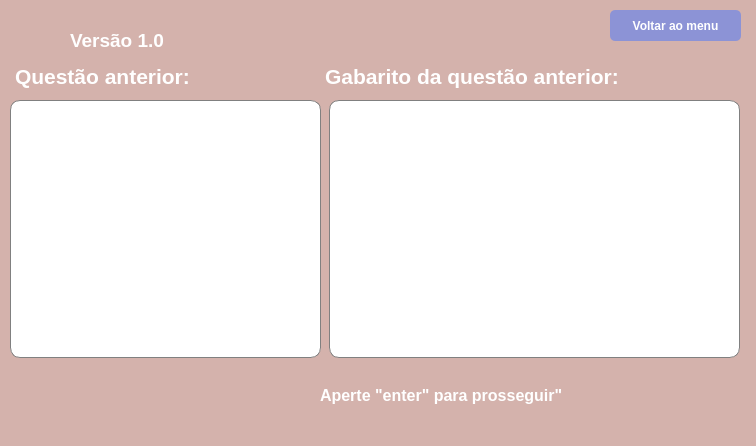
<?xml version="1.0" encoding="UTF-8"?>
<ui version="4.0">
 <class>MainWindow</class>
 <widget class="QMainWindow" name="MainWindow">
  <property name="geometry">
   <rect>
    <x>0</x>
    <y>0</y>
    <width>756</width>
    <height>446</height>
   </rect>
  </property>
  <property name="windowTitle">
   <string>MainWindow</string>
  </property>
  <property name="styleSheet">
   <string notr="true">background-color: rgb(212, 178, 172);</string>
  </property>
  <widget class="QWidget" name="centralwidget">
   <widget class="QLabel" name="versao2">
    <property name="geometry">
     <rect>
      <x>70</x>
      <y>30</y>
      <width>131</width>
      <height>21</height>
     </rect>
    </property>
    <property name="font">
     <font>
      <pointsize>14</pointsize>
      <weight>75</weight>
      <bold>true</bold>
     </font>
    </property>
    <property name="styleSheet">
     <string notr="true">color: rgb(255, 255, 255);</string>
    </property>
    <property name="text">
     <string>Versão 1.0</string>
    </property>
   </widget>
   <widget class="QLabel" name="visor">
    <property name="geometry">
     <rect>
      <x>329</x>
      <y>100</y>
      <width>411</width>
      <height>258</height>
     </rect>
    </property>
    <property name="font">
     <font>
      <pointsize>15</pointsize>
      <weight>50</weight>
      <bold>false</bold>
     </font>
    </property>
    <property name="styleSheet">
     <string notr="true">background-color: rgb(255, 255, 255);
border-radius: 10px;
padding: 10px;
border: 1px solid gray;</string>
    </property>
    <property name="text">
     <string/>
    </property>
    <property name="alignment">
     <set>Qt::AlignLeading|Qt::AlignLeft|Qt::AlignTop</set>
    </property>
    <property name="wordWrap">
     <bool>true</bool>
    </property>
   </widget>
   <widget class="QLabel" name="descricao2">
    <property name="geometry">
     <rect>
      <x>325</x>
      <y>61</y>
      <width>411</width>
      <height>31</height>
     </rect>
    </property>
    <property name="font">
     <font>
      <pointsize>16</pointsize>
      <weight>75</weight>
      <bold>true</bold>
     </font>
    </property>
    <property name="styleSheet">
     <string notr="true">color: rgb(255, 255, 255);</string>
    </property>
    <property name="text">
     <string>Gabarito da questão anterior: </string>
    </property>
   </widget>
   <widget class="QLabel" name="info">
    <property name="geometry">
     <rect>
      <x>320</x>
      <y>380</y>
      <width>321</width>
      <height>31</height>
     </rect>
    </property>
    <property name="font">
     <font>
      <pointsize>12</pointsize>
      <weight>75</weight>
      <bold>true</bold>
     </font>
    </property>
    <property name="styleSheet">
     <string notr="true">color: rgb(255, 255, 255);</string>
    </property>
    <property name="text">
     <string>Aperte &quot;enter&quot; para prosseguir&quot;</string>
    </property>
   </widget>
   <widget class="QLabel" name="icone_enter">
    <property name="geometry">
     <rect>
      <x>650</x>
      <y>377</y>
      <width>38</width>
      <height>38</height>
     </rect>
    </property>
    <property name="text">
     <string/>
    </property>
    <property name="pixmap">
     <pixmap>icones/img.icons8 3.png</pixmap>
    </property>
    <property name="scaledContents">
     <bool>true</bool>
    </property>
   </widget>
   <widget class="QLabel" name="icone_python2">
    <property name="geometry">
     <rect>
      <x>10</x>
      <y>10</y>
      <width>56</width>
      <height>56</height>
     </rect>
    </property>
    <property name="text">
     <string/>
    </property>
    <property name="pixmap">
     <pixmap>icones/ícone python.png</pixmap>
    </property>
    <property name="scaledContents">
     <bool>true</bool>
    </property>
   </widget>
   <widget class="QLabel" name="visor_2">
    <property name="geometry">
     <rect>
      <x>10</x>
      <y>100</y>
      <width>311</width>
      <height>258</height>
     </rect>
    </property>
    <property name="font">
     <font>
      <pointsize>15</pointsize>
      <weight>50</weight>
      <bold>false</bold>
     </font>
    </property>
    <property name="styleSheet">
     <string notr="true">background-color: rgb(255, 255, 255);
border-radius: 10px;
padding: 10px;
border: 1px solid gray;</string>
    </property>
    <property name="text">
     <string/>
    </property>
    <property name="alignment">
     <set>Qt::AlignLeading|Qt::AlignLeft|Qt::AlignTop</set>
    </property>
    <property name="wordWrap">
     <bool>true</bool>
    </property>
   </widget>
   <widget class="QLabel" name="descricao2_2">
    <property name="geometry">
     <rect>
      <x>15</x>
      <y>61</y>
      <width>241</width>
      <height>31</height>
     </rect>
    </property>
    <property name="font">
     <font>
      <pointsize>16</pointsize>
      <weight>75</weight>
      <bold>true</bold>
     </font>
    </property>
    <property name="styleSheet">
     <string notr="true">color: rgb(255, 255, 255);</string>
    </property>
    <property name="text">
     <string>Questão anterior:</string>
    </property>
   </widget>
   <widget class="QPushButton" name="voltar_menu">
    <property name="geometry">
     <rect>
      <x>610</x>
      <y>10</y>
      <width>131</width>
      <height>31</height>
     </rect>
    </property>
    <property name="font">
     <font>
      <weight>75</weight>
      <bold>true</bold>
     </font>
    </property>
    <property name="styleSheet">
     <string notr="true">background-color: rgb(140, 147, 214);
color: rgb(255, 255, 255);
border-radius: 5px;</string>
    </property>
    <property name="text">
     <string>Voltar ao menu</string>
    </property>
   </widget>
   <widget class="QLabel" name="label_11">
    <property name="geometry">
     <rect>
      <x>605</x>
      <y>23</y>
      <width>36</width>
      <height>36</height>
     </rect>
    </property>
    <property name="styleSheet">
     <string notr="true">background-color: transparent;</string>
    </property>
    <property name="text">
     <string/>
    </property>
    <property name="pixmap">
     <pixmap>icones/ícone clicar.png</pixmap>
    </property>
    <property name="scaledContents">
     <bool>true</bool>
    </property>
   </widget>
  </widget>
  <widget class="QStatusBar" name="statusbar"/>
 </widget>
 <resources/>
 <connections/>
</ui>
